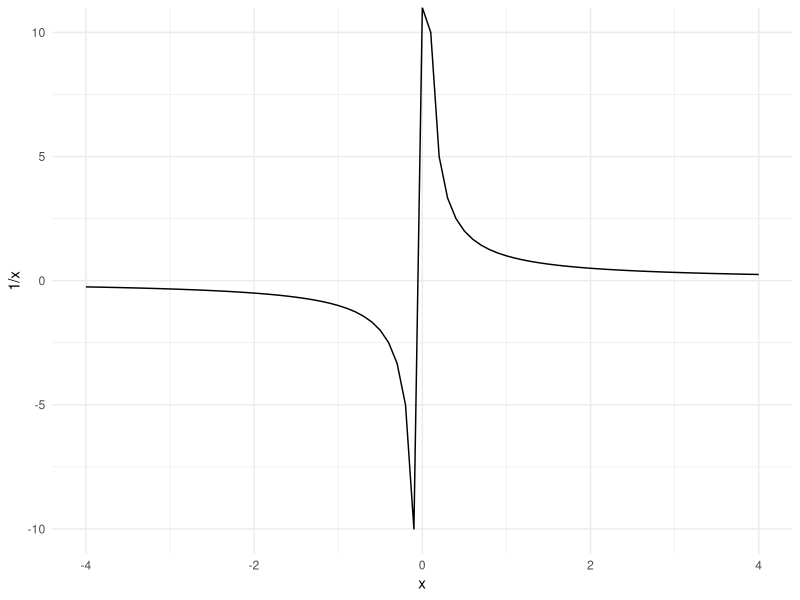

Write the R code that produced this figure.
# Algebra
# Ser på om kurvene gir noe

library(tidyverse)

datas <- tibble::tibble(x = seq(-4, 4, by = 0.1), 
                y1 = 1 / x,
                y2 = abs(-2 * x),
                y3 = sqrt(9 - x^2),
                y4 = -sqrt(9 - x^2),
                #y5 = -3 * abs(sin(x)),
                y6 = asin(-x / 3),
                y7 = asin(x / 3)
                ) %>% 
  dplyr::mutate(y1 = dplyr::case_when(x <= 0 ~ NaN,
                                     TRUE ~ y1),
                y6 = dplyr::case_when(x <= -pi ~ NaN,
                                      x >= pi ~ NaN,
                                      TRUE ~ y6),
                y7 = dplyr::case_when(x <= -pi ~ NaN,
                                      x >= pi ~ NaN,
                                      TRUE ~ y7)
                # y5 = dplyr::case_when(x <= -pi ~ NaN,
                #                       x >= pi ~ NaN,
                #                       TRUE ~ y5)
                )

ggplot2::ggplot(datas) +
  # geom_line(aes(x, y1)) +
  # geom_line(aes(x, y2)) +
  # geom_line(aes(x, y3)) +
  # geom_line(aes(x, y4)) +
  # #geom_line(aes(x, y5)) +
  # geom_line(aes(x, y6)) +
  # geom_line(aes(x, y7)) +
  #geom_line(aes(x, y8)) +
  #geom_line(aes(x, 1 / tan(x))) +
  geom_line(aes(x, 1/x)) +
  theme_minimal()
